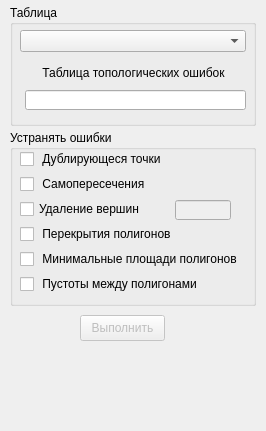
<?xml version="1.0" encoding="UTF-8"?>
<ui version="4.0">
 <class>Form</class>
 <widget class="QWidget" name="Form">
  <property name="geometry">
   <rect>
    <x>0</x>
    <y>0</y>
    <width>266</width>
    <height>431</height>
   </rect>
  </property>
  <property name="windowTitle">
   <string>Коррекция топологии</string>
  </property>
  <widget class="QGroupBox" name="groupBox">
   <property name="geometry">
    <rect>
     <x>10</x>
     <y>5</y>
     <width>246</width>
     <height>121</height>
    </rect>
   </property>
   <property name="title">
    <string>Таблица </string>
   </property>
   <widget class="QComboBox" name="cb_tab_topo">
    <property name="geometry">
     <rect>
      <x>10</x>
      <y>25</y>
      <width>226</width>
      <height>22</height>
     </rect>
    </property>
   </widget>
   <widget class="QLabel" name="label">
    <property name="geometry">
     <rect>
      <x>18</x>
      <y>60</y>
      <width>211</width>
      <height>16</height>
     </rect>
    </property>
    <property name="text">
     <string>Таблица топологических ошибок</string>
    </property>
    <property name="alignment">
     <set>Qt::AlignCenter</set>
    </property>
   </widget>
   <widget class="QLineEdit" name="ln_topo_erro">
    <property name="geometry">
     <rect>
      <x>15</x>
      <y>85</y>
      <width>221</width>
      <height>20</height>
     </rect>
    </property>
   </widget>
  </widget>
  <widget class="QGroupBox" name="groupBox_2">
   <property name="geometry">
    <rect>
     <x>10</x>
     <y>130</y>
     <width>246</width>
     <height>176</height>
    </rect>
   </property>
   <property name="title">
    <string>Устранять ошибки</string>
   </property>
   <widget class="QCheckBox" name="ch_db_points">
    <property name="geometry">
     <rect>
      <x>10</x>
      <y>20</y>
      <width>166</width>
      <height>18</height>
     </rect>
    </property>
    <property name="text">
     <string> Дублирующеся точки</string>
    </property>
   </widget>
   <widget class="QCheckBox" name="ch_self_intersect">
    <property name="geometry">
     <rect>
      <x>10</x>
      <y>45</y>
      <width>191</width>
      <height>18</height>
     </rect>
    </property>
    <property name="text">
     <string> Самопересечения</string>
    </property>
   </widget>
   <widget class="QCheckBox" name="ch_overlap">
    <property name="geometry">
     <rect>
      <x>10</x>
      <y>95</y>
      <width>171</width>
      <height>18</height>
     </rect>
    </property>
    <property name="text">
     <string> Перекрытия полигонов</string>
    </property>
   </widget>
   <widget class="QCheckBox" name="ch_gap">
    <property name="geometry">
     <rect>
      <x>10</x>
      <y>145</y>
      <width>201</width>
      <height>18</height>
     </rect>
    </property>
    <property name="text">
     <string> Пустоты между полигонами</string>
    </property>
   </widget>
   <widget class="QCheckBox" name="ch_lim_area">
    <property name="geometry">
     <rect>
      <x>10</x>
      <y>120</y>
      <width>231</width>
      <height>18</height>
     </rect>
    </property>
    <property name="text">
     <string> Минимальные площади полигонов</string>
    </property>
   </widget>
   <widget class="QCheckBox" name="ch_lim_angle">
    <property name="geometry">
     <rect>
      <x>10</x>
      <y>70</y>
      <width>131</width>
      <height>18</height>
     </rect>
    </property>
    <property name="toolTip">
     <string>Удаление вершин в которых угол меньше заданного</string>
    </property>
    <property name="text">
     <string>Удаление вершин </string>
    </property>
   </widget>
   <widget class="QLineEdit" name="ln_angle">
    <property name="enabled">
     <bool>false</bool>
    </property>
    <property name="geometry">
     <rect>
      <x>165</x>
      <y>70</y>
      <width>56</width>
      <height>20</height>
     </rect>
    </property>
    <property name="alignment">
     <set>Qt::AlignRight|Qt::AlignTrailing|Qt::AlignVCenter</set>
    </property>
    <property name="readOnly">
     <bool>true</bool>
    </property>
   </widget>
  </widget>
  <widget class="QPushButton" name="pb_run">
   <property name="enabled">
    <bool>false</bool>
   </property>
   <property name="geometry">
    <rect>
     <x>80</x>
     <y>315</y>
     <width>85</width>
     <height>26</height>
    </rect>
   </property>
   <property name="text">
    <string>Выполнить</string>
   </property>
  </widget>
 </widget>
 <resources/>
 <connections/>
</ui>
